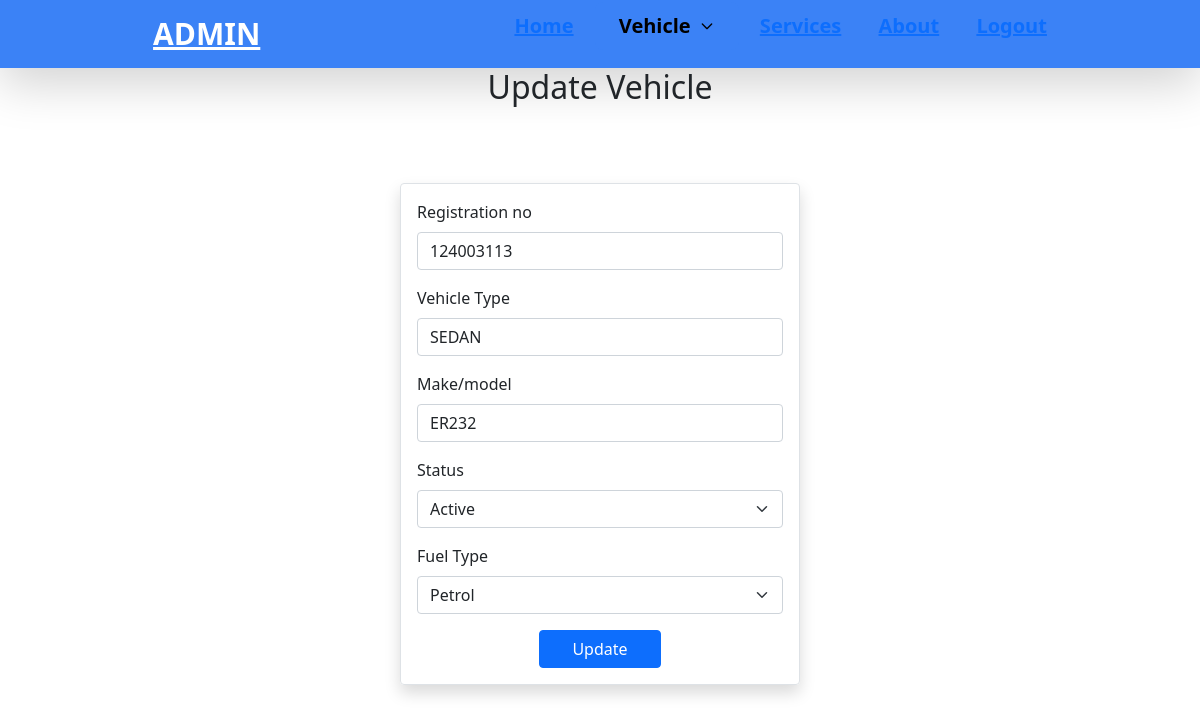
Page /updatevehicle.php?updateid=6 on the committed database.
### tables this page shows
CREATE TABLE `vehicle` (
  `Sno` int(30) NOT NULL,
  `Types` varchar(20) NOT NULL,
  `Model` varchar(30) NOT NULL,
  `Fuel` varchar(10) NOT NULL,
  `statuss` varchar(10) NOT NULL,
  `Reg` varchar(50) NOT NULL
);

### updatevehicle.php (the view, shortened to what this page needs)
<?php include "db_connect.php" ?>
<?php include "admin.php" ?>
<?php
$id=$_GET['updateid'];
$n="select * from vehicle where Sno=$id";
$update=mysqli_query($conn,$n);
?>
<!DOCTYPE html>
<html lang="en">
<head>
    <link href="https://cdn.jsdelivr.net/npm/bootstrap@5.1.3/dist/css/bootstrap.min.css" rel="stylesheet">
</head>
<body>
    <h3 class="text-center fs-2 mt-0">Update Vehicle</h3>
    <div class="d-flex justify-content-center align-items-center mx-auto" style="min-height:80vh">
        <form class="border shadow p-3 rounded col-sm-4 " method="post">
        <div class="mb-3 algin-self-center">
        <label for="exampleInputEmail1class" class="form-label">
        Registration no</label>
        <input type="text" value=
        <?php
        while($row=$update->fetch_array())
        {
        echo "".$row["Reg"]."";
        }
        ?>
        name="regno" class="form-control" id="exampleInputEmail1" aria-describedby="emailHelp">
        </div>
        <div class="mb-3">
        <label for="exampleInputEmail1"class="form-label">Vehicle Type</label>
        <input type="text"  value=
        <?php
        $n="select * from vehicle where Sno=$id";
        $update=mysqli_query($conn,$n);
        while($row=$update->fetch_array())
        {
        echo "".$row["Types"]."";
        }
        ?>
        name="type" class="form-control" id="exampleInputEmail1" aria-describedby="emailHelp">
        </div>
        <div class="mb-3">
        <label for="exampleInputEmail1"
        class="form-label">Make/model</label>
        <input type="text" value=
        <?php
        $n="select * from vehicle where Sno=$id";
        $update=mysqli_query($conn,$n);
        while($row=$update->fetch_array())
        {
        echo "".$row["Model"]."";
        }
        ?> name="make" class="form-control" id="exampleInputEmail1" aria-describedby="emailHelp">
        </div>
        <label for="exampleInputEmail1" class="form-label">Status</label>
        <select class="mb-3 form-select" aria-label="Default select example" name="status">
            <option selected value="Active">Active</option>
         </select>
         <label for="exampleInputEmail1"
         class="form-label">Fuel Type</label>
         <select class="mb-3 form-select" aria-label="Default select example" name="fuel">
        <option selected value=
        <?php
        $n="select * from vehicle where Sno=$id";
        $update=mysqli_query($conn,$n);
        while($row=$update->fetch_array())
        {
        echo "".$row["Fuel"]."";
        }
        ?>
        >Petrol</option>
         </select>
         <div class="d-flex justify-content-center row-cols-3 button">
         <button type="submit" class="btn btn-primary" name="post" >Update</button>
         </div>
  </div>
</body>
</html>

### rows in the picture
vehicle: regno "124003113", type "SEDAN", make "ER232"
